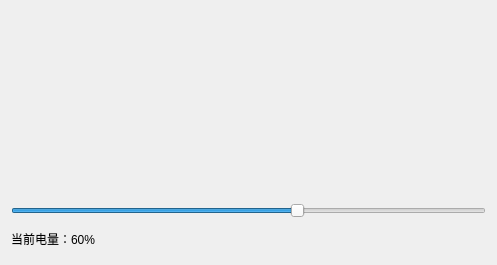
<?xml version="1.0" encoding="UTF-8"?>
<ui version="4.0">
 <class>Widget</class>
 <widget class="QWidget" name="Widget">
  <property name="geometry">
   <rect>
    <x>0</x>
    <y>0</y>
    <width>497</width>
    <height>265</height>
   </rect>
  </property>
  <property name="windowTitle">
   <string>Widget</string>
  </property>
  <layout class="QVBoxLayout" name="verticalLayout">
   <item>
    <widget class="TBattery" name="tBattery"/>
   </item>
   <item>
    <widget class="QSlider" name="horizontalSlider">
     <property name="value">
      <number>60</number>
     </property>
     <property name="orientation">
      <enum>Qt::Horizontal</enum>
     </property>
    </widget>
   </item>
   <item>
    <widget class="QLabel" name="labInfo">
     <property name="maximumSize">
      <size>
       <width>16777215</width>
       <height>30</height>
      </size>
     </property>
     <property name="text">
      <string>当前电量：60%</string>
     </property>
    </widget>
   </item>
  </layout>
 </widget>
 <customwidgets>
  <customwidget>
   <class>TBattery</class>
   <extends>QWidget</extends>
   <header>tbattery.h</header>
   <container>1</container>
  </customwidget>
 </customwidgets>
 <resources/>
 <connections/>
</ui>
